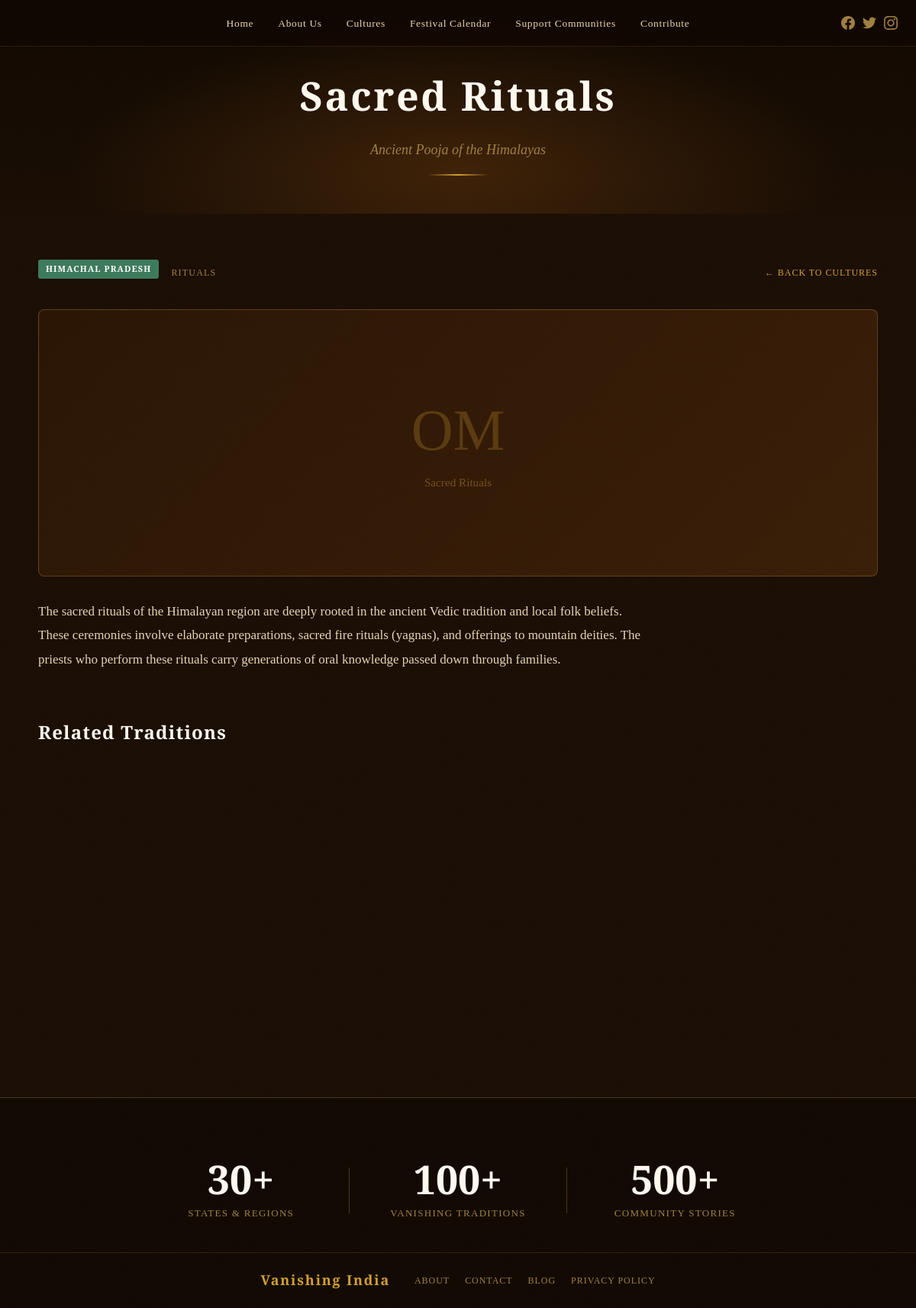
Page /pages/tradition.php?id=2 on the committed database.
### tables this page shows
CREATE TABLE IF NOT EXISTS traditions (
    id INT AUTO_INCREMENT PRIMARY KEY,
    title VARCHAR(255) NOT NULL,
    region VARCHAR(255) NOT NULL,
    state VARCHAR(255) NOT NULL,
    category ENUM('folk_arts','festivals','rituals','music','crafts','dance') NOT NULL,
    short_desc TEXT,
    full_desc LONGTEXT,
    image_url VARCHAR(500),
    is_featured TINYINT(1) DEFAULT 0,
    created_at TIMESTAMP DEFAULT CURRENT_TIMESTAMP
);

### pages/tradition.php (the view, shortened to what this page needs)
<?php
$id = (int)($_GET['id'] ?? 0);
$tradition = null;
$db = getDB();
if ($db && $id > 0) {
    $stmt = $db->prepare("SELECT * FROM traditions WHERE id = ?");
    $stmt->execute([$id]);
    $tradition = $stmt->fetch();
}
$tag_classes = ['Rajasthan'=>'rajasthan','Himachal Pradesh'=>'himachal','Bihar'=>'bihar','Karnataka'=>'karnataka','Assam'=>'assam','Kerala'=>'kerala','Gujarat'=>'gujarat','Madhya Pradesh'=>'mp'];
$tag = $tag_classes[$tradition['state']] ?? 'rajasthan';
?>
<?php require_once '../includes/header.php'; ?>
<div class="page-hero">
    <div class="page-hero-content">
        <h1 class="page-title"><?= htmlspecialchars($tradition['title']) ?></h1>
        <p class="page-subtitle"><?= htmlspecialchars($tradition['short_desc'] ?? '') ?></p>
        <div class="gold-divider"></div>
    </div>
</div>
<div class="container section-pad">
    <div class="tradition-meta">
        <span class="card-tag <?= $tag ?>"><?= htmlspecialchars($tradition['state']) ?></span>
        <?php if (!empty($tradition['category'])): ?>
        <span style="font-family:var(--font-heading);font-size:12px;letter-spacing:0.1em;text-transform:uppercase;color:var(--color-text-muted);">
            <?= ucfirst(str_replace('_',' ', $tradition['category'])) ?>
        </span>
        <?php endif; ?>
        <a href="cultures.php" style="margin-left:auto;font-family:var(--font-heading);font-size:12px;letter-spacing:0.08em;text-transform:uppercase;color:var(--color-gold);">← Back to Cultures</a>
    </div>
    <?php if (!empty($tradition['image_url']) && file_exists('../' . $tradition['image_url'])): ?>
    <img src="<?= SITE_URL ?>/<?= htmlspecialchars($tradition['image_url']) ?>"
         alt="<?= htmlspecialchars($tradition['title']) ?>"
         class="tradition-hero-img" loading="lazy">
    <?php else: ?>
    <div style="height:350px;background:linear-gradient(135deg,var(--color-surface) 0%,var(--color-surface2) 100%);border-radius:var(--radius);border:var(--border-gold);display:flex;align-items:center;justify-content:center;margin:30px 0;">
        <svg viewBox="0 0 400 260" width="380" xmlns="http://www.w3.org/2000/svg">
            <text x="200" y="140" font-family="serif" font-size="80" text-anchor="middle" fill="#d4a032" opacity="0.25">OM</text>
            <text x="200" y="190" font-family="serif" font-size="16" text-anchor="middle" fill="#d4a032" opacity="0.4"><?= htmlspecialchars($tradition['title']) ?></text>
        </svg>
    </div>
    <?php endif; ?>
    <div class="tradition-body" style="max-width:800px;">
        <?php
        $paragraphs = explode("\n\n", $tradition['full_desc'] ?? $tradition['short_desc'] ?? '');
        foreach ($paragraphs as $para) {
            if (trim($para)) echo '<p>' . nl2br(htmlspecialchars(trim($para))) . '</p>';
        }
        ?>
    </div>
    <?php
    $related = [];
    if ($db) {
        $stmt = $db->prepare("SELECT * FROM traditions WHERE id != ? AND (state = ? OR category = ?) LIMIT 3");
        $stmt->execute([$id, $tradition['state'], $tradition['category'] ?? '']);
        $related = $stmt->fetchAll();
    }
    if (!empty($related)):
    ?>
    <h2 style="font-family:var(--font-heading);font-size:24px;color:var(--color-white);margin:60px 0 30px;letter-spacing:0.05em;">Related Traditions</h2>
    <div class="culture-cards" style="padding:0;">
    </div>
    <?php endif; ?>
</div>
<?php require_once '../includes/footer.php'; ?>

### assets/css/style.css (style rules this page uses)
:root { --color-bg: #1a0e05; --color-bg2: #120a02; --color-surface: #2a1505; --color-surface2: #3a1f08; --color-gold: #d4a032; --color-gold-lt: #f0c060; --color-gold-dk: #8b5e10; --color-amber: #c87820; --color-text: #e8d5b0; --color-text-muted:#a08040; --color-white: #fff8ee; --color-tag-raj: #c25a1a; --color-tag-him: #3d7a5c; --color-tag-bih: #1a5a8a; --font-display: 'Cinzel Decorative', serif; --font-heading: 'Cinzel', serif; --font-body: 'EB Garamond', serif; --shadow-gold: 0 0 30px rgba(212,160,50,0.25); --shadow-deep: 0 8px 40px rgba(0,0,0,0.7); --border-gold: 1px solid rgba(212,160,50,0.3); --radius: 8px; --transition: all 0.35s ease; }
*, *::before, *::after { box-sizing: border-box; margin: 0; padding: 0; }
html { scroll-behavior: smooth; }
body { background-color: var(--color-bg); color: var(--color-text); font-family: var(--font-body); font-size: 17px; line-height: 1.7; overflow-x: hidden; min-height: 100vh; }
body::before { content: ''; position: fixed; inset: 0; pointer-events: none; z-index: 0; opacity: 0.4; }
a { text-decoration: none; color: inherit; }
.culture-cards { display: grid; grid-template-columns: repeat(3, 1fr); gap: 24px; max-width: 1100px; margin: 0 auto; padding: 0 24px; }
.card-tag { display: inline-block; font-family: var(--font-heading); font-size: 11px; font-weight: 600; letter-spacing: 0.1em; text-transform: uppercase; padding: 3px 10px; border-radius: 3px; margin-bottom: 10px; }
.card-tag.himachal { background: var(--color-tag-him); color: #fff; }
.page-hero { min-height: 280px; display: flex; align-items: flex-end; justify-content: center; padding: 80px 24px 50px; background: linear-gradient(180deg, var(--color-bg2) 0%, var(--color-bg) 100%); position: relative; overflow: hidden; text-align: center; }
.page-hero::before { content: ''; position: absolute; inset: 0; background: radial-gradient(ellipse at 50% 80%, rgba(180,100,20,0.25) 0%, transparent 60%); }
.page-hero-content { position: relative; z-index: 1; }
.page-title { font-family: var(--font-heading); font-size: clamp(32px, 5vw, 52px); font-weight: 700; color: var(--color-white); letter-spacing: 0.05em; margin-bottom: 12px; }
.page-subtitle { font-size: 18px; color: var(--color-text-muted); font-style: italic; }
.gold-divider { width: 80px; height: 2px; background: linear-gradient(90deg, transparent, var(--color-gold), transparent); margin: 16px auto 0; }
.container { max-width: 1100px; margin: 0 auto; padding: 0 24px; }
.section-pad { padding: 60px 0; }
.tradition-meta { display: flex; gap: 16px; align-items: center; flex-wrap: wrap; margin-bottom: 30px; }
.tradition-body { font-size: 17px; line-height: 1.85; color: var(--color-text); }
.tradition-body p { margin-bottom: 20px; }

### rows in the picture
traditions: title "Sacred Rituals", short_desc "Ancient Pooja of the Himalayas", state "HIMACHAL PRADESH", category "RITUALS", full_desc "The sacred rituals of the Himalayan region are deeply rooted in the ancient Vedic tradition and local folk beliefs. These ceremonies involve elaborate preparations, sacred fire rituals (yagnas), and offerings to mountain deities. The priests who perform these rituals carry generations of oral knowledge passed down through families."
